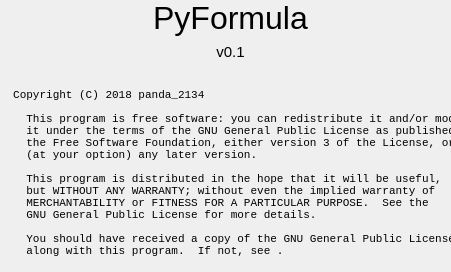
<?xml version="1.0" encoding="UTF-8"?>
<ui version="4.0">
 <class>AboutWindow</class>
 <widget class="QWidget" name="AboutWindow">
  <property name="geometry">
   <rect>
    <x>0</x>
    <y>0</y>
    <width>451</width>
    <height>272</height>
   </rect>
  </property>
  <property name="sizePolicy">
   <sizepolicy hsizetype="Fixed" vsizetype="Fixed">
    <horstretch>0</horstretch>
    <verstretch>0</verstretch>
   </sizepolicy>
  </property>
  <property name="minimumSize">
   <size>
    <width>451</width>
    <height>272</height>
   </size>
  </property>
  <property name="maximumSize">
   <size>
    <width>451</width>
    <height>272</height>
   </size>
  </property>
  <property name="windowTitle">
   <string>About</string>
  </property>
  <property name="locale">
   <locale language="English" country="UnitedStates"/>
  </property>
  <widget class="QWidget" name="verticalLayoutWidget">
   <property name="geometry">
    <rect>
     <x>60</x>
     <y>0</y>
     <width>341</width>
     <height>61</height>
    </rect>
   </property>
   <layout class="QVBoxLayout" name="verticalLayout">
    <item>
     <widget class="QLabel" name="label">
      <property name="sizePolicy">
       <sizepolicy hsizetype="Preferred" vsizetype="Preferred">
        <horstretch>0</horstretch>
        <verstretch>0</verstretch>
       </sizepolicy>
      </property>
      <property name="font">
       <font>
        <family>Arial</family>
        <pointsize>24</pointsize>
       </font>
      </property>
      <property name="cursor">
       <cursorShape>ArrowCursor</cursorShape>
      </property>
      <property name="text">
       <string>PyFormula</string>
      </property>
      <property name="alignment">
       <set>Qt::AlignCenter</set>
      </property>
     </widget>
    </item>
    <item>
     <widget class="QLabel" name="label_2">
      <property name="font">
       <font>
        <family>Arial</family>
        <pointsize>11</pointsize>
       </font>
      </property>
      <property name="text">
       <string>v0.1</string>
      </property>
      <property name="alignment">
       <set>Qt::AlignCenter</set>
      </property>
     </widget>
    </item>
   </layout>
  </widget>
  <widget class="QWidget" name="verticalLayoutWidget_2">
   <property name="geometry">
    <rect>
     <x>0</x>
     <y>60</y>
     <width>520</width>
     <height>225</height>
    </rect>
   </property>
   <layout class="QVBoxLayout" name="verticalLayout_2">
    <item>
     <widget class="QLabel" name="label_3">
      <property name="font">
       <font>
        <family>Consolas</family>
        <pointsize>8</pointsize>
       </font>
      </property>
      <property name="whatsThis">
       <string>&lt;html&gt;&lt;head/&gt;&lt;body&gt;&lt;p&gt;GPL License&lt;/p&gt;&lt;/body&gt;&lt;/html&gt;</string>
      </property>
      <property name="text">
       <string>  Copyright (C) 2018 panda_2134

    This program is free software: you can redistribute it and/or modify
    it under the terms of the GNU General Public License as published by
    the Free Software Foundation, either version 3 of the License, or
    (at your option) any later version.

    This program is distributed in the hope that it will be useful,
    but WITHOUT ANY WARRANTY; without even the implied warranty of
    MERCHANTABILITY or FITNESS FOR A PARTICULAR PURPOSE.  See the
    GNU General Public License for more details.

    You should have received a copy of the GNU General Public License
    along with this program.  If not, see &lt;https://www.gnu.org/licenses/&gt;.</string>
      </property>
     </widget>
    </item>
   </layout>
  </widget>
 </widget>
 <resources/>
 <connections/>
</ui>
